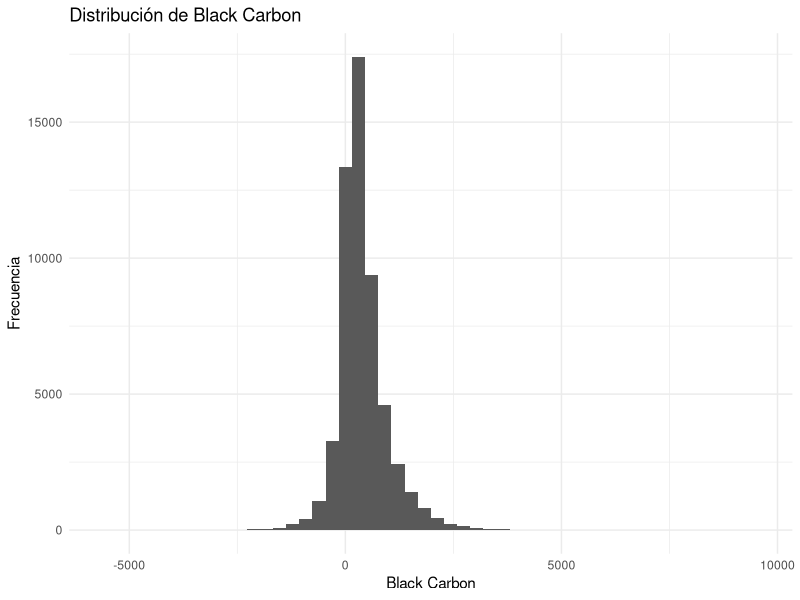
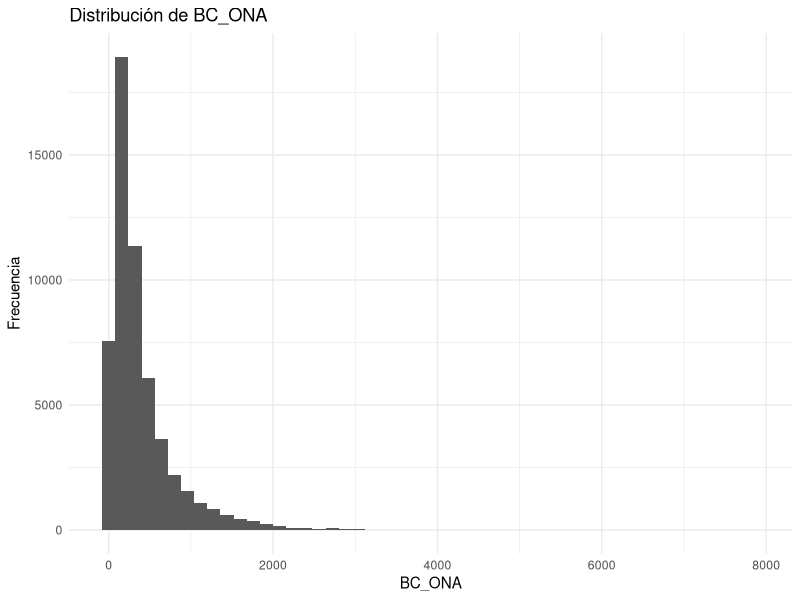
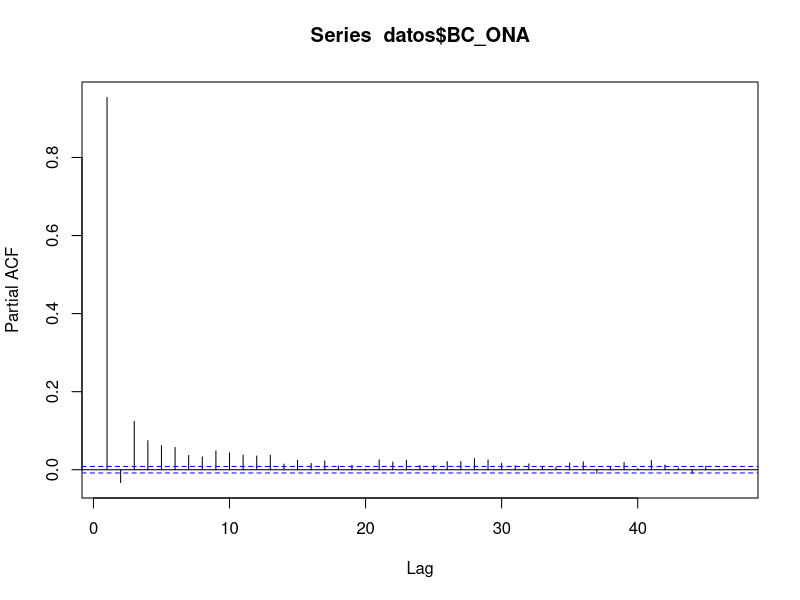
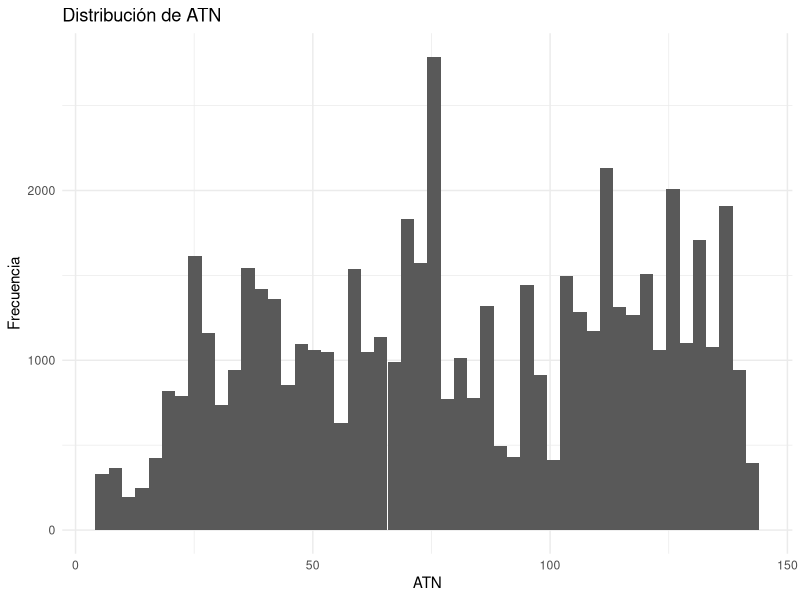
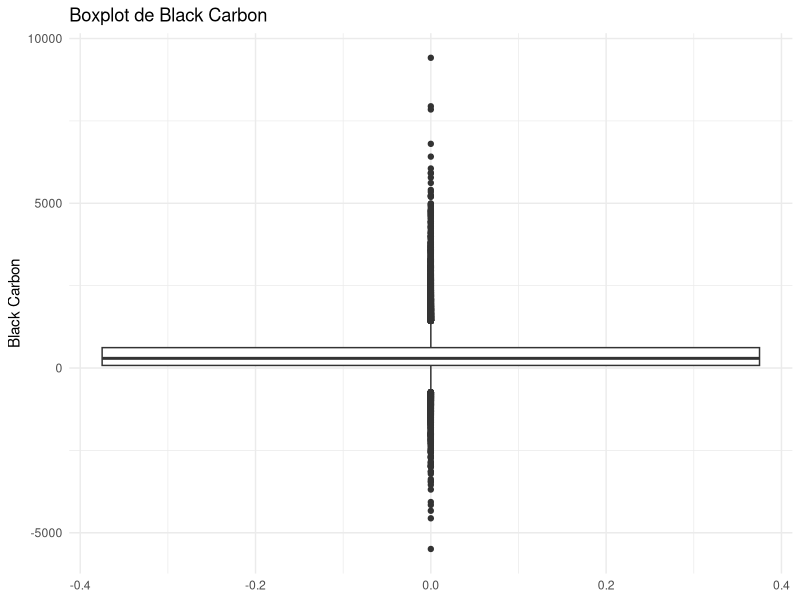
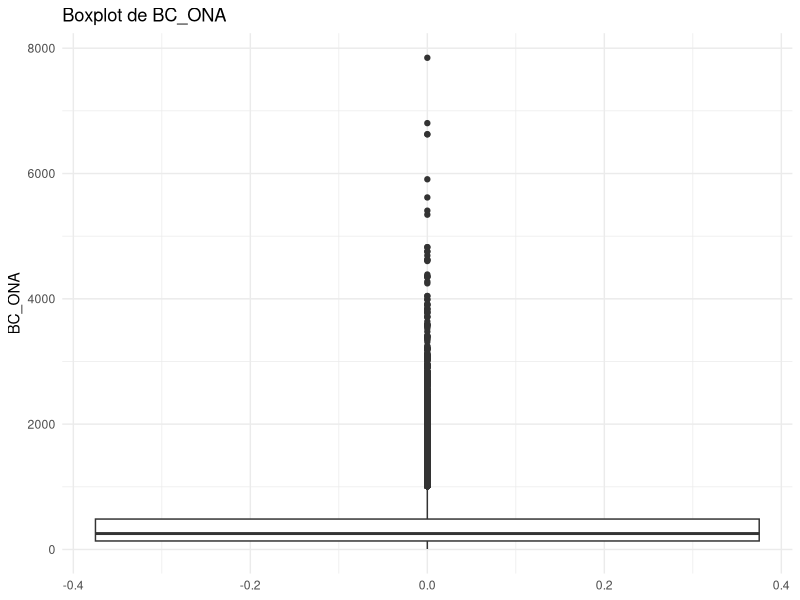
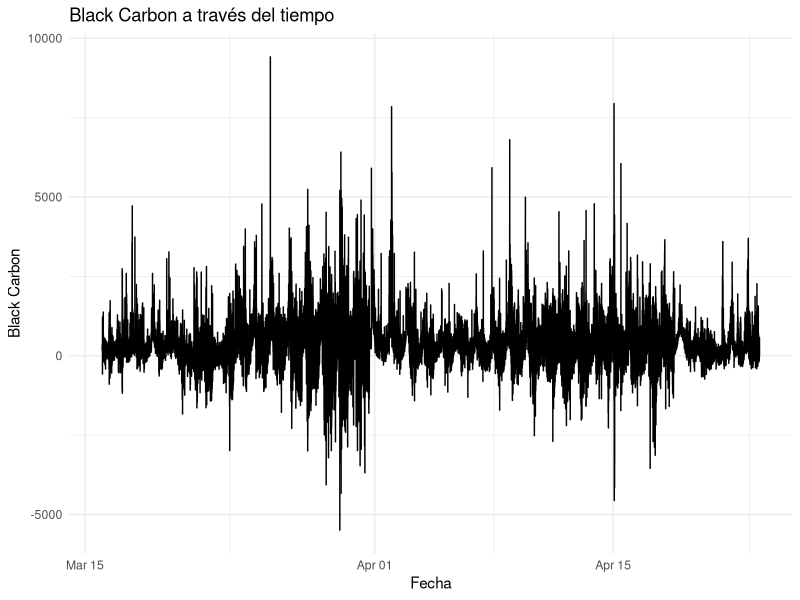
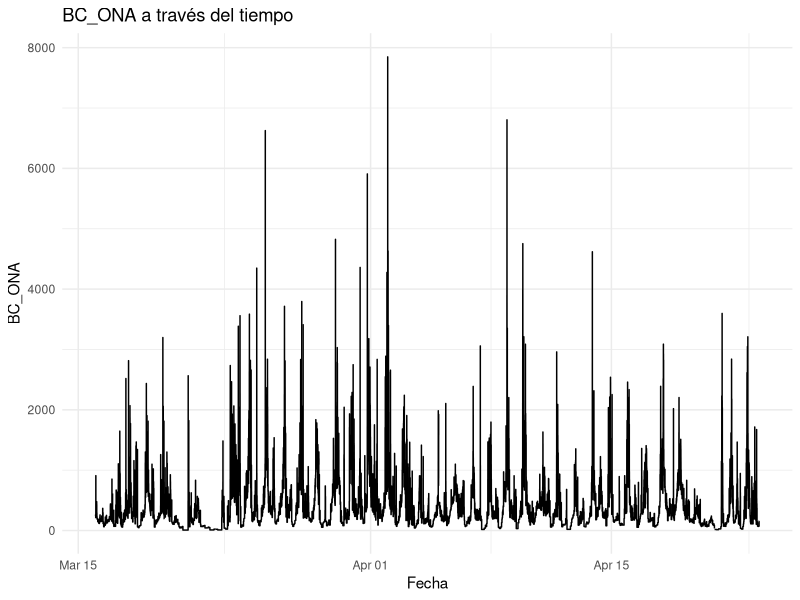

Write the R code that produced these figures, in order.
# ============================================================
# ANALISIS EXPLORATORIO - BLACK CARBON
# ============================================================

# ------------------------------------------------------------
# 1. PAQUETES
# ------------------------------------------------------------

# Si no los tienes instalados:
# install.packages(c("tidyverse", "lubridate"))

library(tidyverse)
library(lubridate)


# ------------------------------------------------------------
# 2. IMPORTAR LOS DATOS
# ------------------------------------------------------------

datos <- read.csv(
  "Magee_ONA_smoothed_2026-03-13_a_2026-04-23_Portillo.csv",
  stringsAsFactors = FALSE,
  head=TRUE
)

# Revisar estructura
str(datos)

# Primeras observaciones
head(datos)

# Últimas observaciones
tail(datos)


# ------------------------------------------------------------
# 3. CONVERTIR FECHA
# ------------------------------------------------------------

# Hay fechas que tienen hora y otras que solamente tienen fecha,
# por lo que usamos parse_date_time()

datos$fecha <- parse_date_time(
  datos$date_UTC.4,
  orders = c("ymd HMS", "ymd")
)

# Revisar fechas
head(datos$fecha)

# Eliminar la columna original si no la necesitamos
# (opcional)
# datos$date_UTC.4 <- NULL


# ------------------------------------------------------------
# 4. INFORMACION GENERAL
# ------------------------------------------------------------

# Dimensiones
dim(datos)

# Número de observaciones
nrow(datos)

# Número de variables
ncol(datos)

# Nombres de las variables
names(datos)

# Estructura
str(datos)


# ------------------------------------------------------------
# 5. VALORES FALTANTES
# ------------------------------------------------------------

# Cantidad de NA por variable
colSums(is.na(datos))

# Porcentaje de NA
round(
  colSums(is.na(datos)) / nrow(datos) * 100,
  2
)


# ------------------------------------------------------------
# 6. ESTADISTICA DESCRIPTIVA
# ------------------------------------------------------------

# Resumen general
summary(datos)

# Para las variables numéricas
variables_numericas <- c(
  "BC",
  "RefCh6",
  "Sen1Ch6",
  "ATN",
  "BC_ONA",
  "n_avg"
)

# Estadísticas más detalladas
estadisticas <- datos %>%
  summarise(
    across(
      all_of(variables_numericas),
      list(
        media = ~mean(.x, na.rm = TRUE),
        mediana = ~median(.x, na.rm = TRUE),
        desviacion = ~sd(.x, na.rm = TRUE),
        minimo = ~min(.x, na.rm = TRUE),
        maximo = ~max(.x, na.rm = TRUE),
        Q1 = ~quantile(.x, 0.25, na.rm = TRUE),
        Q3 = ~quantile(.x, 0.75, na.rm = TRUE)
      )
    )
  )

estadisticas


# ------------------------------------------------------------
# 7. HISTOGRAMAS
# ------------------------------------------------------------

# Black Carbon
ggplot(datos, aes(x = BC)) +
  geom_histogram(
    bins = 50,
    na.rm = TRUE
  ) +
  labs(
    title = "Distribución de Black Carbon",
    x = "Black Carbon",
    y = "Frecuencia"
  ) +
  theme_minimal()


# BC_ONA
ggplot(datos, aes(x = BC_ONA)) +
  geom_histogram(
    bins = 50,
    na.rm = TRUE
  ) +
  labs(
    title = "Distribución de BC_ONA",
    x = "BC_ONA",
    y = "Frecuencia"
  ) +
  theme_minimal()

pacf(datos$BC_ONA, na.action=na.pass)


# ATN
ggplot(datos, aes(x = ATN)) +
  geom_histogram(
    bins = 50,
    na.rm = TRUE
  ) +
  labs(
    title = "Distribución de ATN",
    x = "ATN",
    y = "Frecuencia"
  ) +
  theme_minimal()


# ------------------------------------------------------------
# 8. BOXPLOTS
# ------------------------------------------------------------

ggplot(datos, aes(y = BC)) +
  geom_boxplot(na.rm = TRUE) +
  labs(
    title = "Boxplot de Black Carbon",
    y = "Black Carbon"
  ) +
  theme_minimal()


ggplot(datos, aes(y = BC_ONA)) +
  geom_boxplot(na.rm = TRUE) +
  labs(
    title = "Boxplot de BC_ONA",
    y = "BC_ONA"
  ) +
  theme_minimal()


# ------------------------------------------------------------
# 9. SERIE TEMPORAL DE BLACK CARBON
# ------------------------------------------------------------

ggplot(datos, aes(x = fecha, y = BC)) +
  geom_line(na.rm = TRUE) +
  labs(
    title = "Black Carbon a través del tiempo",
    x = "Fecha",
    y = "Black Carbon"
  ) +
  theme_minimal()


# ------------------------------------------------------------
# 10. SERIE TEMPORAL DE BC_ONA
# ------------------------------------------------------------

ggplot(datos, aes(x = fecha, y = BC_ONA)) +
  geom_line(na.rm = TRUE) +
  labs(
    title = "BC_ONA a través del tiempo",
    x = "Fecha",
    y = "BC_ONA"
  ) +
  theme_minimal()


# ------------------------------------------------------------
# 11. COMPARAR BC Y BC_ONA
# ------------------------------------------------------------

ggplot(datos) +
  geom_line(
    aes(x = fecha, y = BC),
    na.rm = TRUE
  ) +
  geom_line(
    aes(x = fecha, y = BC_ONA),
    na.rm = TRUE
  ) +
  labs(
    title = "Comparación entre BC y BC_ONA",
    x = "Fecha",
    y = "Black Carbon"
  ) +
  theme_minimal()


# ------------------------------------------------------------
# 12. DISPERSION BC VS BC_ONA
# ------------------------------------------------------------

ggplot(datos, aes(x = BC, y = BC_ONA)) +
  geom_point(alpha = 0.3, na.rm = TRUE) +
  geom_smooth(
    method = "lm",
    se = TRUE,
    na.rm = TRUE
  ) +
  labs(
    title = "Relación entre BC y BC_ONA",
    x = "BC",
    y = "BC_ONA"
  ) +
  theme_minimal()


# ------------------------------------------------------------
# 13. MATRIZ DE CORRELACIONES
# ------------------------------------------------------------

correlaciones <- cor(
  datos[variables_numericas],
  use = "complete.obs"
)

round(correlaciones, 3)


# ------------------------------------------------------------
# 14. CORRELACION ESPECIFICAMENTE BC vs BC_ONA
# ------------------------------------------------------------

cor(
  datos$BC,
  datos$BC_ONA,
  use = "complete.obs"
)


# ------------------------------------------------------------
# 15. DETECTAR VALORES EXTREMOS
# ------------------------------------------------------------

# Valores de BC menores que cero
datos %>%
  filter(BC < 0) %>%
  select(fecha, BC)

# Valores extremadamente altos
quantile(
  datos$BC,
  probs = c(0.01, 0.05, 0.5, 0.95, 0.99),
  na.rm = TRUE
)


# ------------------------------------------------------------
# 16. PROMEDIO DIARIO DE BLACK CARBON
# ------------------------------------------------------------

datos_diarios <- datos %>%
  mutate(dia = as.Date(fecha)) %>%
  group_by(dia) %>%
  summarise(
    BC_promedio = mean(BC, na.rm = TRUE),
    BC_mediana = median(BC, na.rm = TRUE),
    BC_sd = sd(BC, na.rm = TRUE),
    BC_min = min(BC, na.rm = TRUE),
    BC_max = max(BC, na.rm = TRUE),
    n = sum(!is.na(BC))
  )

head(datos_diarios)


# ------------------------------------------------------------
# 17. SERIE TEMPORAL DEL PROMEDIO DIARIO
# ------------------------------------------------------------

ggplot(datos_diarios, aes(x = dia, y = BC_promedio)) +
  geom_line() +
  geom_point() +
  labs(
    title = "Concentración promedio diaria de Black Carbon",
    x = "Fecha",
    y = "BC promedio"
  ) +
  theme_minimal()


# ------------------------------------------------------------
# 18. PROMEDIO POR HORA DEL DÍA
# ------------------------------------------------------------

datos_hora <- datos %>%
  mutate(hora = hour(fecha)) %>%
  group_by(hora) %>%
  summarise(
    BC_promedio = mean(BC, na.rm = TRUE),
    BC_mediana = median(BC, na.rm = TRUE),
    n = sum(!is.na(BC))
  )

datos_hora


# ------------------------------------------------------------
# 19. CICLO DIARIO
# ------------------------------------------------------------

ggplot(datos_hora, aes(x = hora, y = BC_promedio)) +
  geom_line() +
  geom_point() +
  scale_x_continuous(breaks = 0:23) +
  labs(
    title = "Ciclo diario promedio de Black Carbon",
    x = "Hora del día",
    y = "BC promedio"
  ) +
  theme_minimal()


# ------------------------------------------------------------
# 20. PROMEDIO POR DÍA DE LA SEMANA
# ------------------------------------------------------------

datos_dia_semana <- datos %>%
  mutate(
    dia_semana = wday(
      fecha,
      label = TRUE,
      abbr = FALSE
    )
  ) %>%
  group_by(dia_semana) %>%
  summarise(
    BC_promedio = mean(BC, na.rm = TRUE),
    BC_mediana = median(BC, na.rm = TRUE)
  )

datos_dia_semana


ggplot(
  datos_dia_semana,
  aes(x = dia_semana, y = BC_promedio)
) +
  geom_col() +
  labs(
    title = "Black Carbon promedio según día de la semana",
    x = "Día de la semana",
    y = "BC promedio"
  ) +
  theme_minimal()
